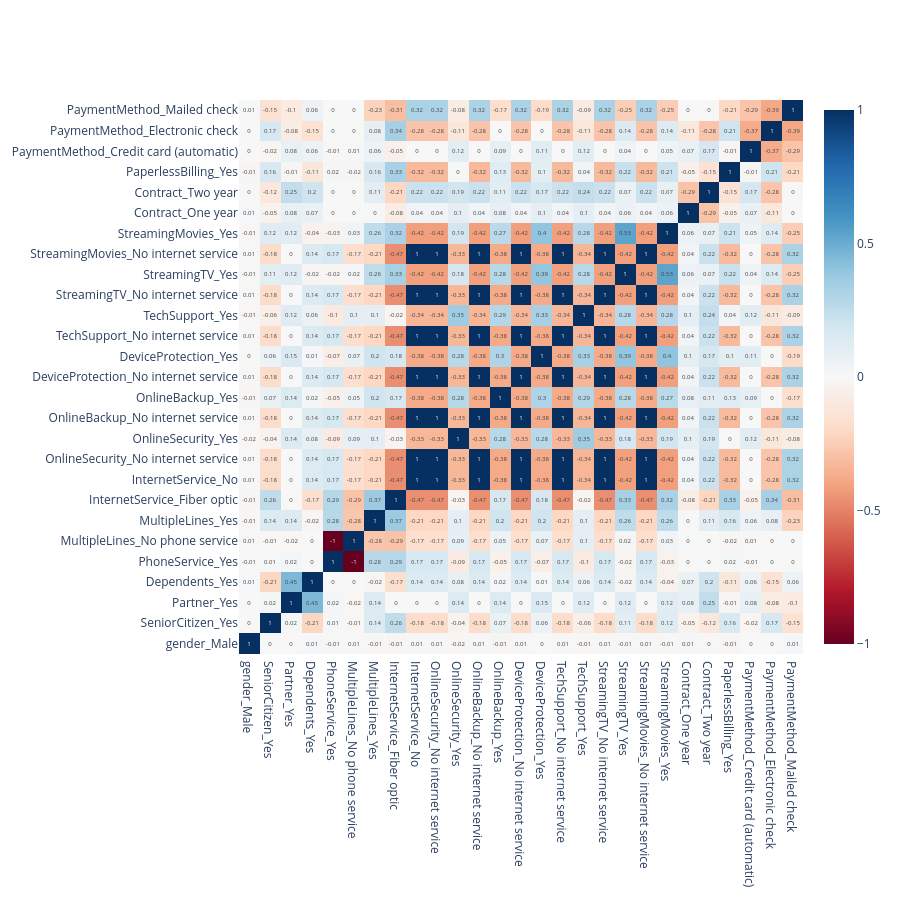

Write notebook code for a chart like this one.
### Markdown cell above
This has only removed two variables from the list. Given the sheer number of variables meeting adjusted relevance threshold, it's likely that a few of these variables are strongly correlated with each other. We can quickly assess this by plotting their correlation coefficients

### Code cell
# converting categorical variables into one-hot encoding
X = pd.get_dummies(df[variables], drop_first=True).astype(float)
corr = X.corr()

fig = go.Figure(
    data=go.Heatmap(
        z=corr.values,
        x=corr.columns,
        y=corr.columns,
        colorscale='RdBu',
        zmid=0,
        text=corr.round(2).values,
        texttemplate="%{text}"
    )
)

fig.update_layout(height=900)

fig.show()

### Figure 1 — Plotly figure (JSON) as saved in the notebook; plotly's stock layout.template omitted (floating-point values rounded to 4 significant figures; data arrays with more than 128 entries replaced by an {"elided": "..."} marker saying what was removed)
{"data": [{"colorscale": [[0, "rgb(103,0,31)"], [0.1, "rgb(178,24,43)"], [0.2, "rgb(214,96,77)"], [0.3, "rgb(244,165,130)"], [0.4, "rgb(253,219,199)"], [0.5, "rgb(247,247,247)"], [0.6, "rgb(209,229,240)"], [0.7, "rgb(146,197,222)"], [0.8, "rgb(67,147,195)"], [0.9, "rgb(33,102,172)"], [1, "rgb(5,48,97)"]], "text": {"elided": "27x27 float values"}, "texttemplate": "%{text}", "type": "heatmap", "x": ["gender_Male", "SeniorCitizen_Yes", "Partner_Yes", "Dependents_Yes", "PhoneService_Yes", "MultipleLines_No phone service", "MultipleLines_Yes", "InternetService_Fiber optic", "InternetService_No", "OnlineSecurity_No internet service", "OnlineSecurity_Yes", "OnlineBackup_No internet service", "OnlineBackup_Yes", "DeviceProtection_No internet service", "DeviceProtection_Yes", "TechSupport_No internet service", "TechSupport_Yes", "StreamingTV_No internet service", "StreamingTV_Yes", "StreamingMovies_No internet service", "StreamingMovies_Yes", "Contract_One year", "Contract_Two year", "PaperlessBilling_Yes", "PaymentMethod_Credit card (automatic)", "PaymentMethod_Electronic check", "PaymentMethod_Mailed check"], "y": ["gender_Male", "SeniorCitizen_Yes", "Partner_Yes", "Dependents_Yes", "PhoneService_Yes", "MultipleLines_No phone service", "MultipleLines_Yes", "InternetService_Fiber optic", "InternetService_No", "OnlineSecurity_No internet service", "OnlineSecurity_Yes", "OnlineBackup_No internet service", "OnlineBackup_Yes", "DeviceProtection_No internet service", "DeviceProtection_Yes", "TechSupport_No internet service", "TechSupport_Yes", "StreamingTV_No internet service", "StreamingTV_Yes", "StreamingMovies_No internet service", "StreamingMovies_Yes", "Contract_One year", "Contract_Two year", "PaperlessBilling_Yes", "PaymentMethod_Credit card (automatic)", "PaymentMethod_Electronic check", "PaymentMethod_Mailed check"], "z": {"elided": "27x27 float values"}, "zmid": 0}], "layout": {"height": 900}}
